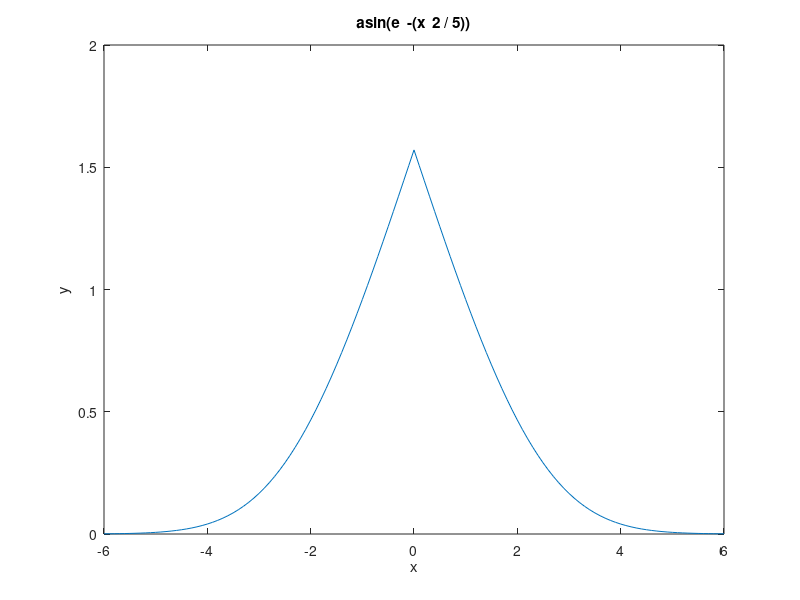

This chart was generated by the following MATLAB code:
a = 0
b = 1.6
h = 0.16

function [x, fx] = fun_21(a, b, h)
  x = [a : h : b];
  fx = arrayfun(@(x) (asin(e ^ -(x ^ 2 / 5))), x);
  if nargout < 2
        x = []
        x(:, 1) = [a : h : b]
        x(:, 2) = fx
  end
endfunction


[x, y] = fun_21(-6, 6, 0.1)
plot(x, y)
title('asin(e ^ -(x ^ 2 / 5))')
xlabel('x')
ylabel('y')